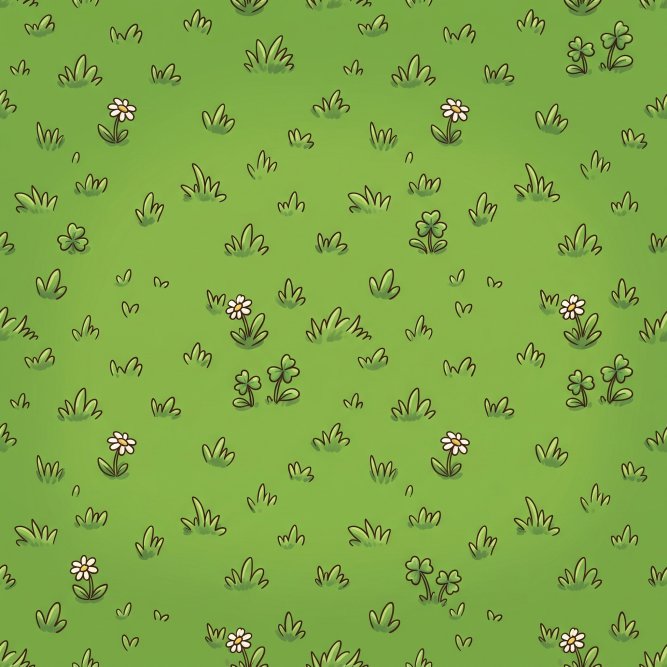
#> input picture art-src/tile-grass.jpg, 2000 x 2000 px (shown at 1/3 size)
$ python prepare_art.py
#> lines starting #> are read from the running program, lines starting #| are printed output that depends on the picture; after the words box and inside, x2 and y2 are one past the last pixel; in counts of white or black regions, pixels touching at a corner belong together
#!/usr/bin/env python3
"""Turns the generated source images in art-src/ into game-ready WebP files.

- Buildings: removes the white background, crops, scales to fit their slot, and
  measures the roof line (for chimneys), door and jail-window positions.
- Tiles: cuts a repeating tile and makes it seamless where needed.
- Skies: resized panoramas.

Writes src/assets/art/*.webp and src/art-meta.json (sizes in logical px; images
are stored at 2x for sharp tablet screens).

Usage: python3 tools/prepare_art.py   (needs Pillow and numpy)
"""

import json
import os

import numpy as np
from PIL import Image, ImageDraw, ImageFilter

ROOT = os.path.dirname(os.path.dirname(os.path.abspath(__file__)))
SRC = os.path.join(ROOT, 'art-src')
OUT = os.path.join(ROOT, 'src', 'assets', 'art')
META = os.path.join(ROOT, 'src', 'art-meta.json')
SCALE = 2  # stored pixels per logical pixel
MAGENTA = (255, 0, 255)

# Fit box (logical px), door position (fraction of width), regions to blank out,
# and extra seed points for white pockets enclosed by sign brackets.
BUILDINGS = {
    'home': {'box': (200, 240), 'door': 0.5, 'erase': [(0, 640, 492, 1140)], 'seeds': []},
    'bakery': {'box': (200, 240), 'door': 0.8, 'erase': [], 'seeds': [(300, 760), (420, 760)]},
    'bank': {'box': (250, 250), 'door': 0.5, 'erase': [], 'seeds': []},
    'jewelry': {'box': (200, 240), 'door': 0.79, 'erase': [], 'seeds': [(300, 760), (420, 760)]},
    'station': {'box': (330, 290), 'door': 0.5, 'erase': [], 'seeds': []},
    # Extra homes for the fire mode's town (optional; set `door` to where each picture's door is).
    'home2': {'box': (200, 240), 'door': 0.5, 'erase': [], 'seeds': []},
    'home3': {'box': (200, 240), 'door': 0.5, 'erase': [], 'seeds': []},
    'home4': {'box': (200, 240), 'door': 0.5, 'erase': [], 'seeds': []},
    'home5': {'box': (200, 240), 'door': 0.5, 'erase': [], 'seeds': []},
    'home6': {'box': (200, 240), 'door': 0.5, 'erase': [], 'seeds': []},
    # More one-of-a-kind buildings for the fire mode (optional).
    'school': {'box': (300, 250), 'door': 0.5, 'erase': [], 'seeds': []},
    'library': {'box': (250, 240), 'door': 0.5, 'erase': [], 'seeds': []},
    'store': {'box': (230, 220), 'door': 0.5, 'erase': [], 'seeds': []},
    'hospital': {'box': (300, 260), 'door': 0.5, 'erase': [], 'seeds': []},
    'kindergarten': {'box': (270, 220), 'door': 0.5, 'erase': [], 'seeds': []},
}


# Hiding-spot props: width in logical px. `pockets` removes white areas enclosed by
# the drawing (e.g. between ladder rungs), which a border flood fill cannot reach.
PROPS = {
    'tree-apple': {'w': 260, 'pockets': False},
    'tree-autumn': {'w': 260, 'pockets': False},
    'bush': {'w': 200, 'pockets': False},
    'crates': {'w': 160, 'pockets': False},
    'slide': {'w': 280, 'pockets': True},
    'tunnel': {'w': 230, 'pockets': False},
    'tree-birch': {'w': 150, 'pockets': False},
    'mailbox': {'w': 56, 'pockets': False},
    'lamp': {'w': 60, 'pockets': False},
    'planter': {'w': 175, 'pockets': False},
    'fence': {'w': 130, 'pockets': True},
    'bench': {'w': 150, 'pockets': True},
    # Police van: source-pixel rects for the cab window (driver), rear window
    # (rosvot) and roof light bar, converted to logical px for the overlays.
    'van': {'w': 250, 'pockets': False, 'parts': {
        'cab': (1150, 335, 1362, 530), 'rear': (815, 345, 1080, 526), 'lights': (1018, 172, 1198, 232)}},
}


def cut_out(path, erase, seeds, pockets=False):
    im = Image.open(path).convert('RGB')
    draw = ImageDraw.Draw(im)
    for box in erase:
        draw.rectangle(box, fill=(255, 255, 255))
    w, h = im.size
    border = [(x, 0) for x in range(0, w, 40)] + [(x, h - 1) for x in range(0, w, 40)]
    border += [(0, y) for y in range(0, h, 40)] + [(w - 1, y) for y in range(0, h, 40)]
    if pockets:
        seeds = list(seeds) + [(x, y) for y in range(0, h, 24) for x in range(0, w, 24)]
    for p in border + list(seeds):
        r, g, b = im.getpixel(p)
        if min(r, g, b) > (240 if pockets else 225) and (r, g, b) != MAGENTA:
            ImageDraw.floodfill(im, p, MAGENTA, thresh=30 if pockets else 40)
    a = np.asarray(im).copy()
    bg = (a[:, :, 0] == 255) & (a[:, :, 1] == 0) & (a[:, :, 2] == 255)
    alpha = Image.fromarray(np.where(bg, 0, 255).astype(np.uint8))
    # Shrink 1px to drop the white fringe, then soften the edge.
    alpha = alpha.filter(ImageFilter.MinFilter(3)).filter(ImageFilter.GaussianBlur(0.7))
    rgba = im.convert('RGBA')
    rgba.putalpha(alpha)
    bbox = alpha.getbbox()
    return rgba.crop(bbox), bbox


def building(name, cfg, meta):
    path = os.path.join(SRC, f'{name}.jpg')
    if not os.path.exists(path):
        return
    img, bbox = cut_out(path, cfg['erase'], cfg['seeds'])
    bw, bh = cfg['box']
    k = min(bw / img.width, bh / img.height)
    lw, lh = round(img.width * k), round(img.height * k)
    out = img.resize((lw * SCALE, lh * SCALE), Image.LANCZOS)
    out.save(os.path.join(OUT, f'{name}.webp'), quality=88, method=6)
    # Roof line: first opaque row for every 2 logical px.
    alpha = np.asarray(out.split()[3])
    roof = []
    for x in range(0, lw, 2):
        col = np.where(alpha[:, x * SCALE] > 128)[0]
        roof.append(int(col[0] / SCALE) if len(col) else lh)
    entry = {'w': lw, 'h': lh, 'door': cfg['door'], 'roof': roof}
    if name == 'station':
        entry['cells'] = station_cells(bbox, k)
    meta['buildings'][name] = entry


def station_cells(bbox, k):
    """Finds the three barred windows in the source and returns logical rects."""
    a = np.asarray(Image.open(os.path.join(SRC, 'station.jpg')).convert('RGB')).astype(int)
    dark = a.max(axis=2) < 90
    cells = []
    for x0, x1 in [(690, 900), (935, 1140), (1180, 1385)]:
        cols = np.where(dark[480:800, x0:x1].sum(axis=0) > 60)[0]
        rows = np.where(dark[480:800, x0:x1].sum(axis=1) > 40)[0]
        sx0, sx1 = x0 + cols.min(), x0 + cols.max()
        sy0, sy1 = 480 + rows.min(), 480 + rows.max()
        cells.append({
            'x': round((sx0 - bbox[0]) * k, 1),
            'y': round((sy0 - bbox[1]) * k, 1),
            'w': round((sx1 - sx0) * k, 1),
            'h': round((sy1 - sy0) * k, 1),
        })
    return cells


def prop(name, cfg, meta):
    path = os.path.join(SRC, f'{name}.jpg')
    if not os.path.exists(path):
        return
    img, bbox = cut_out(path, [], [], cfg['pockets'])
    lw = cfg['w']
    k = lw / img.width
    lh = round(img.height * k)
    img.resize((lw * SCALE, lh * SCALE), Image.LANCZOS).save(os.path.join(OUT, f'{name}.webp'), quality=88, method=6)
    meta['props'][name] = {'w': lw, 'h': lh}
    for part, (x0, y0, x1, y1) in cfg.get('parts', {}).items():
        meta['props'][name][part] = {
            'x': round((x0 - bbox[0]) * k, 1), 'y': round((y0 - bbox[1]) * k, 1),
            'w': round((x1 - x0) * k, 1), 'h': round((y1 - y0) * k, 1)}


def tile(name, src, quadrant, size, mirror_v=False):
    im = Image.open(os.path.join(SRC, src)).convert('RGB')
    if quadrant:
        im = im.crop((0, 0, im.width // 2, im.height // 2))
    if mirror_v:
        tall = Image.new('RGB', (im.width, im.height * 2))
        tall.paste(im, (0, 0))
        tall.paste(im.transpose(Image.FLIP_TOP_BOTTOM), (0, im.height))
        im = tall
    lw, lh = size
    im.resize((lw * SCALE, lh * SCALE), Image.LANCZOS).save(os.path.join(OUT, f'{name}.webp'), quality=82, method=6)
    return {'w': lw, 'h': lh}


def sky(name, meta):
    path = os.path.join(SRC, f'{name}.jpg')
    if not os.path.exists(path):
        return
    im = Image.open(path).convert('RGB')
    w = 1320
    h = round(im.height * w / im.width)
    im.resize((w * SCALE // 2 * 2, h * SCALE // 2 * 2), Image.LANCZOS).save(os.path.join(OUT, f'{name}.webp'), quality=80, method=6)
    meta['skies'][name] = {'w': w, 'h': h}


def main():
    os.makedirs(OUT, exist_ok=True)
    meta = {'buildings': {}, 'tiles': {}, 'skies': {}, 'props': {}}
    for name, cfg in BUILDINGS.items():
        building(name, cfg, meta)
#> pass 2 of the loop in main, `for name, cfg in BUILDINGS.items():`:
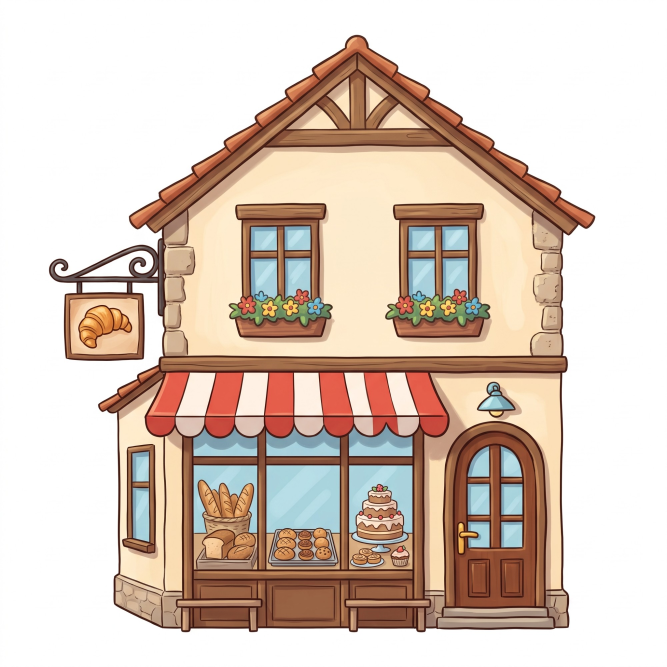
#> input picture art-src/bakery.jpg, 2000 x 2000 px (shown at 1/3 size)
#> in cut_out, im is the input picture: PIL image 2000x2000 RGB; mean R, G, B 217.6, 200.7, 188.8
#> the loop in cut_out, `for p in border + list(seeds):` made 202 passes
#> (r, g, b) on passes 1 to 3: (253, 253, 253), (255, 0, 255), (255, 0, 255)
#> in cut_out, `bg = (a[:, :, 0] == 255) & (a[:, :, 1] == 0) & (a[:, :, 2] == 255)`:
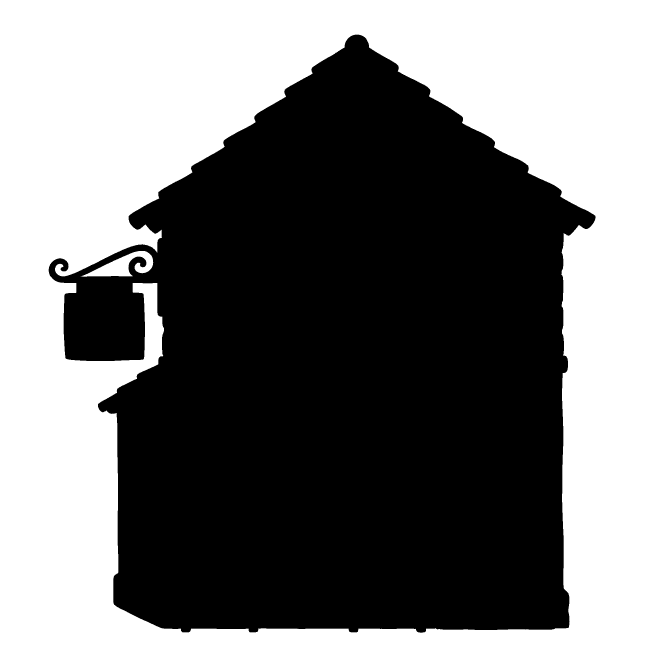
#> bg: shape (2000, 2000) bool (shown at 1/3 size); 48.8% white; 2 white regions, box (x1, y1, x2, y2) and area: (0, 0, 2000, 2000) 1946167, (242, 753, 460, 830) 7566
#> in cut_out, `bbox = alpha.getbbox()`: bbox = (145, 103, 1788, 1899)
#> in building (call 2), `alpha = np.asarray(out.split()[3])`:
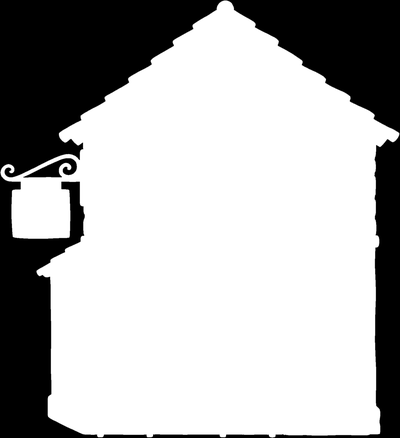
#> alpha: shape (438, 400); min 0, max 255, mean 176
#> the loop in building (call 2), `for x in range(0, lw, 2):` made 100 passes
#> col on passes 1, 3: [172], [164, 165, 166, 167, 177, 178, 179, 180]
#> after the loop in building (call 2), `for x in range(0, lw, 2):`: roof = 100 values, max 88 at index 4, min 0 at index 56, mean 41.44
#> pass 3 of the loop in main, `for name, cfg in BUILDINGS.items():`:
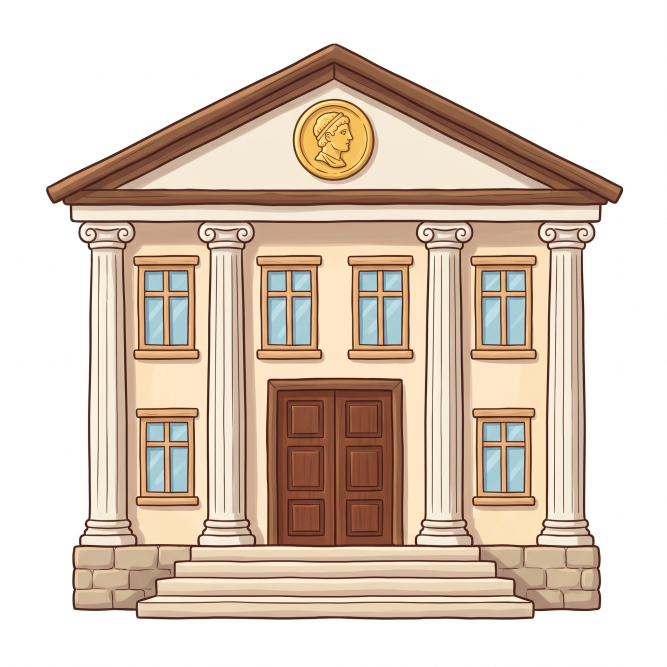
#> input picture art-src/bank.jpg, 2000 x 2000 px (shown at 1/3 size)
#> in cut_out, im is the input picture: PIL image 2000x2000 RGB; mean R, G, B 218.5, 202.3, 188.2
#> the loop in cut_out (call 2), `for p in border + list(seeds):` made 200 passes
#> g on passes 1 to 3: 255, 0, 0
#> in cut_out (call 2), `bg = (a[:, :, 0] == 255) & (a[:, :, 1] == 0) & (a[:, :, 2] == 255)`:
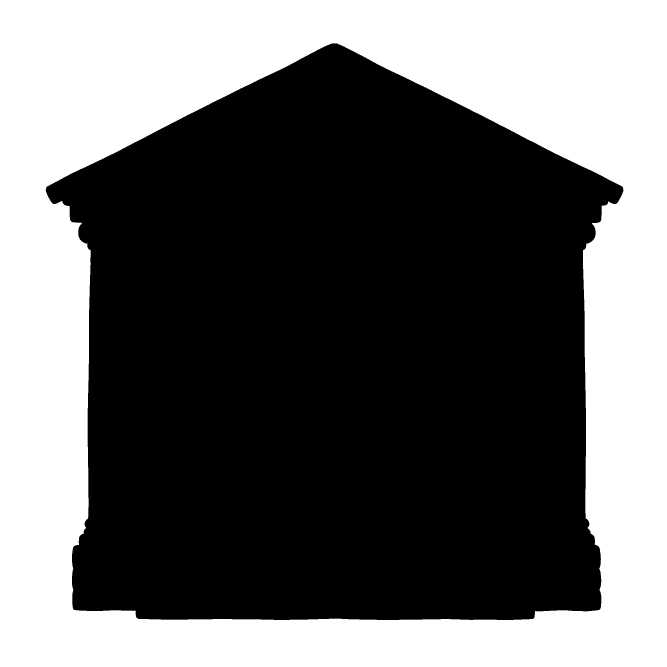
#> bg: shape (2000, 2000) bool (shown at 1/3 size); 41.4% white; 1 white region, box (x1, y1, x2, y2) and area: (0, 0, 2000, 2000) 1656429
#> in cut_out (call 2), `bbox = alpha.getbbox()`: bbox = (136, 129, 1871, 1861)
#> img: PIL image 1735x1732 RGBA
#> out: PIL image 500x500 RGBA
#> in building (call 3), `alpha = np.asarray(out.split()[3])`:
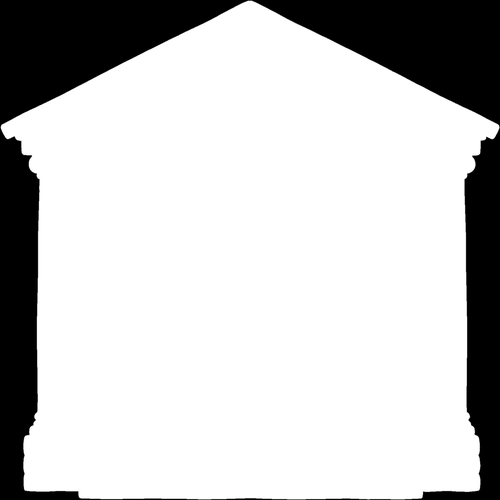
#> alpha: shape (500, 500); min 0, max 255, mean 198.2
#> after the loop in building (call 3), `for x in range(0, lw, 2):`: roof = 125 values, max 250 at index 0, min 0 at index 62, mean 32.42
#> the loop made 15 passes; the first 3 are shown
    for name, cfg in PROPS.items():
        prop(name, cfg, meta)
#> pass 2 of the loop in main, `for name, cfg in PROPS.items():`:
#> pass 3 of the loop in main, `for name, cfg in PROPS.items():`:
#> the loop made 13 passes; the first 3 are shown
    meta['tiles']['grass'] = tile('tile-grass', 'tile-grass.jpg', True, (220, 220))
#> in tile, im is the input picture: PIL image 2000x2000 RGB; mean R, G, B 127.6, 168.1, 70.9
    meta['tiles']['sand'] = tile('tile-sand', 'tile-sand.jpg', True, (240, 240))
#> call 2 of tile, with name = 'tile-sand', src = 'tile-sand.jpg', quadrant = True, size = (240, 240), mirror_v = False
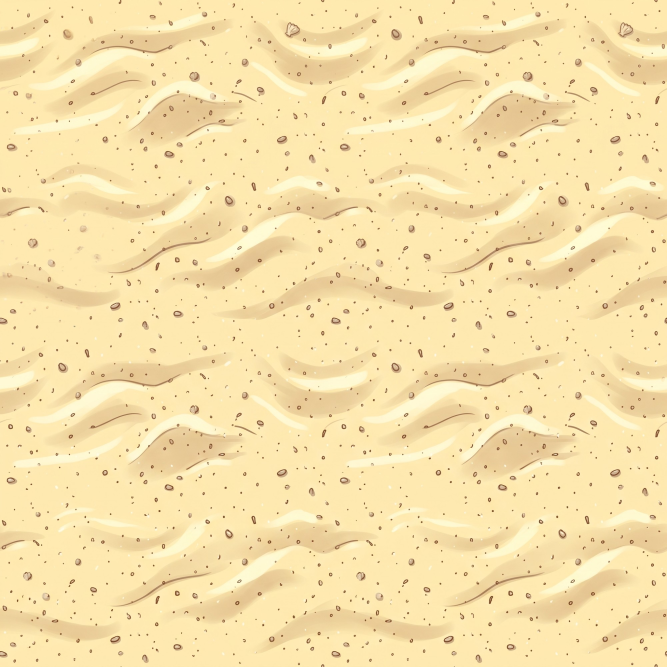
#> input picture art-src/tile-sand.jpg, 2000 x 2000 px (shown at 1/3 size)
#> in tile, im is the input picture: PIL image 2000x2000 RGB; mean R, G, B 247.8, 225.8, 171.5
#> in tile (call 2), `im.resize((lw * SCALE, lh * SCALE), Image.LANCZOS).save(os.path.join(O..`:
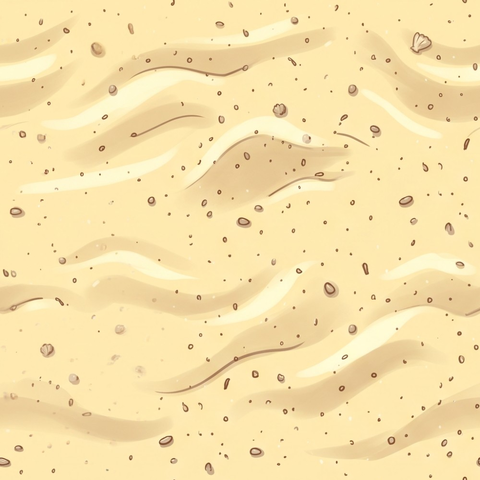
#> saved as tile-sand.webp: PIL image 480x480 RGB; mean R, G, B 247.7, 225.7, 171.1
    meta['tiles']['sidewalk'] = tile('tile-sidewalk', 'tile-sidewalk.jpg', False, (120, 240), mirror_v=True)
#> call 3 of tile, with name = 'tile-sidewalk', src = 'tile-sidewalk.jpg', quadrant = False, size = (120, 240), mirror_v = True
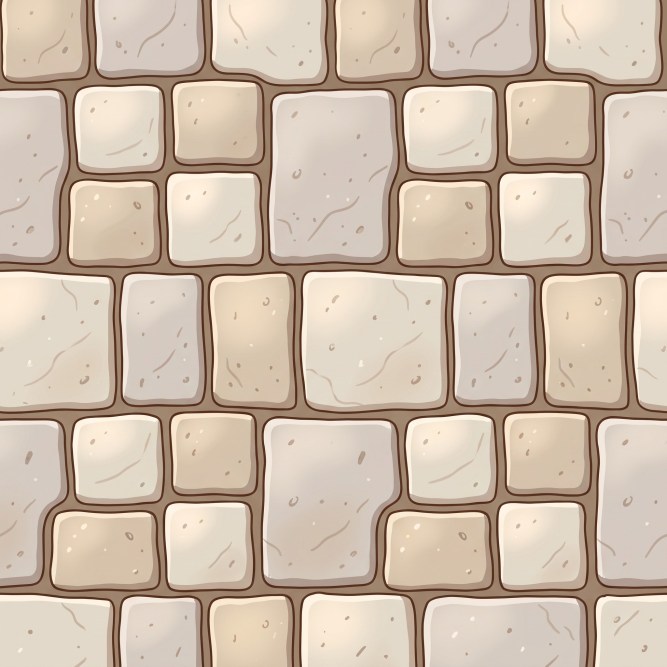
#> input picture art-src/tile-sidewalk.jpg, 2000 x 2000 px (shown at 1/3 size)
#> in tile, im is the input picture: PIL image 2000x2000 RGB; mean R, G, B 205.5, 188.4, 171.4
#> in tile (call 3), `tall = Image.new('RGB', (im.width, im.height * 2))`: tall: PIL image 2000x4000 RGB; every value is 0
#> in tile (call 3), `tall.paste(im, (0, 0))`:
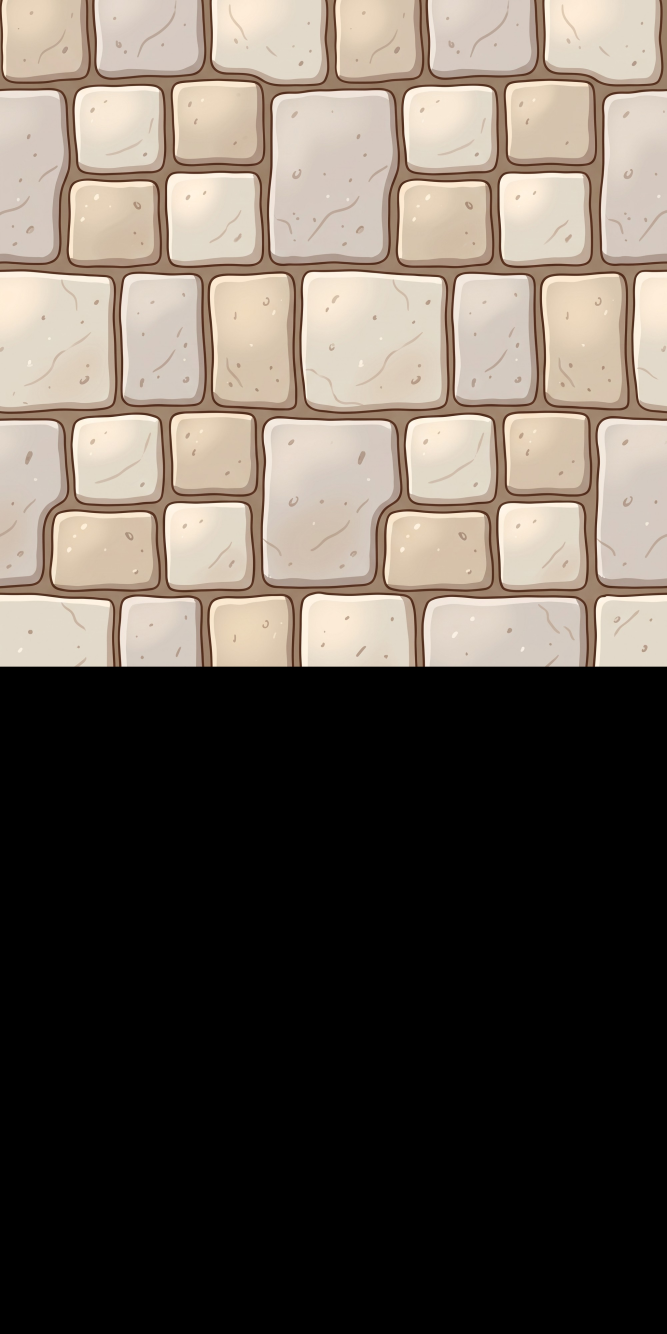
#> tall: PIL image 2000x4000 RGB (shown at 1/3 size); mean R, G, B 102.8, 94.2, 85.7
#> in tile (call 3), `im.resize((lw * SCALE, lh * SCALE), Image.LANCZOS).save(os.path.join(O..`:
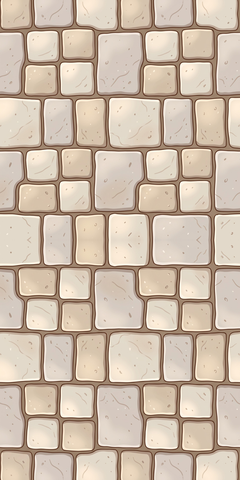
#> saved as tile-sidewalk.webp: PIL image 240x480 RGB; mean R, G, B 205.4, 188.4, 171.4
    if os.path.exists(os.path.join(SRC, 'tile-street.jpg')):
        meta['tiles']['street'] = tile('tile-street', 'tile-street.jpg', True, (200, 200))
#> call 4 of tile, with name = 'tile-street', src = 'tile-street.jpg', quadrant = True, size = (200, 200), mirror_v = False
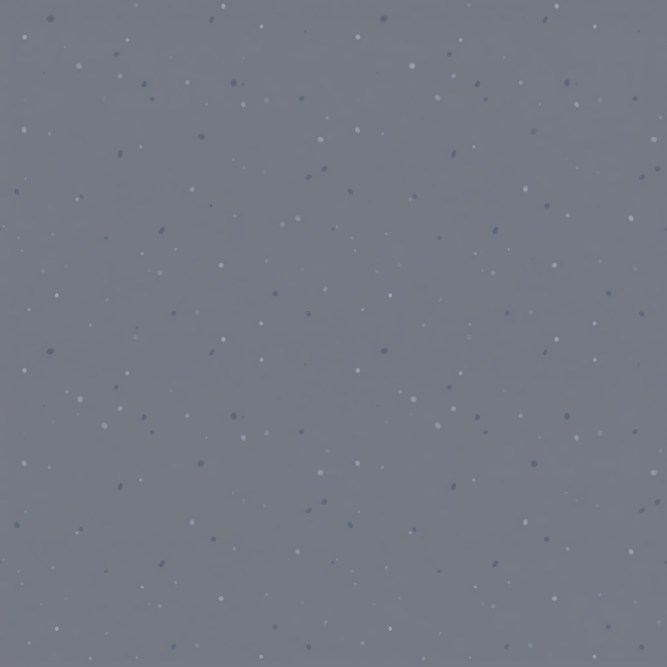
#> input picture art-src/tile-street.jpg, 2000 x 2000 px (shown at 1/3 size)
#> in tile, im is the input picture: PIL image 2000x2000 RGB; mean R, G, B 117, 121, 132.5
#> in tile (call 4), `im.resize((lw * SCALE, lh * SCALE), Image.LANCZOS).save(os.path.join(O..`:
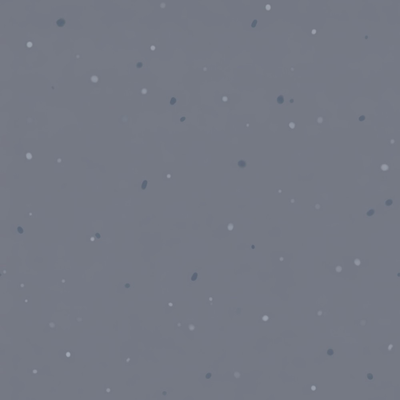
#> saved as tile-street.webp: PIL image 400x400 RGB; mean R, G, B 117, 121, 132.4
    for s in ['sky-day', 'sky-evening', 'sky-night']:
        sky(s, meta)
#> pass 2 of the loop in main, `for s in ['sky-day', 'sky-evening', 'sky-night']:`:
#> pass 3 of the loop in main, `for s in ['sky-day', 'sky-evening', 'sky-night']:`:
    with open(META, 'w') as f:
        json.dump(meta, f, separators=(',', ':'))
    print(json.dumps({k: list(v.keys()) for k, v in meta.items()}))


if __name__ == '__main__':
    main()
